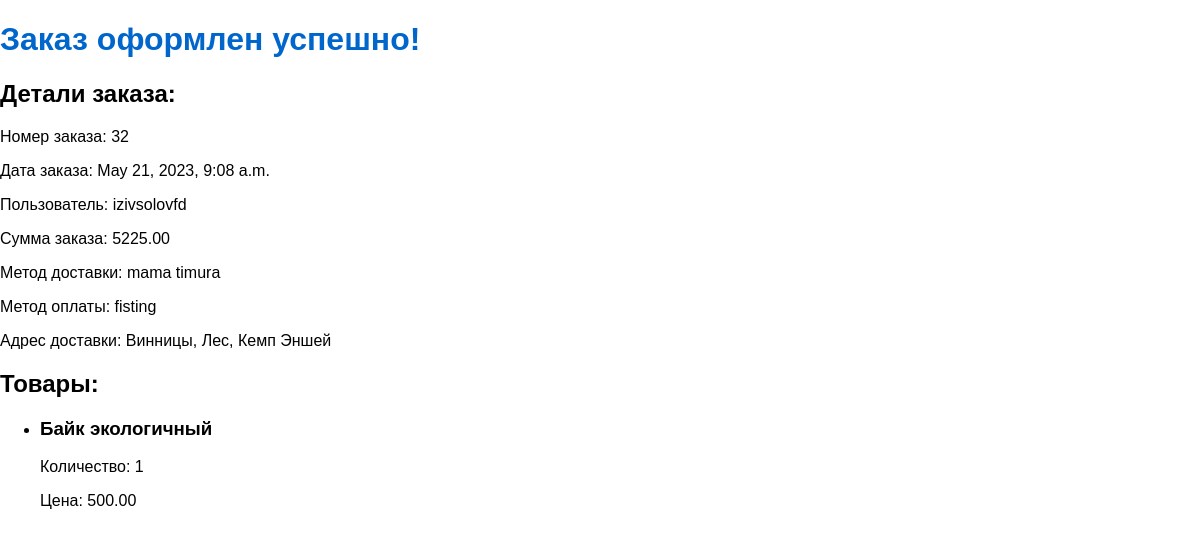
/myapp/order_detail/32/, run on the app's committed database.
### myapp/models.py (models this page shows, shortened)
class Order(models.Model):
    user = models.ForeignKey(User, on_delete=models.CASCADE)
    total_price = models.DecimalField(max_digits=10, decimal_places=2)
    order_date = models.DateTimeField(auto_now_add=True)

class User(AbstractUser):
    username = models.CharField(max_length=30, unique=30)
    lastname = models.CharField(max_length=50)
    firstname = models.CharField(max_length=50)
    email = models.EmailField(unique=True)
    password = models.CharField(max_length=128)
    phone = models.CharField(max_length=20)
    address = models.CharField(max_length=100)
    image = models.ImageField(upload_to='profile_images/', null=True)
    class Meta:
        db_table = 'myapp_user'

class OrderDelivery(models.Model):
    order = models.OneToOneField(Order, on_delete=models.CASCADE)
    shipping_method = models.ForeignKey(ShippingMethod, on_delete=models.CASCADE)
    payment_method = models.ForeignKey(PaymentMethod, on_delete=models.CASCADE)
    address = models.CharField(max_length=100)

class ShippingMethod(models.Model):
    name = models.CharField(max_length=100)
    cost = models.DecimalField(max_digits=10, decimal_places=2)

class PaymentMethod(models.Model):
    name = models.CharField(max_length=100)

class OrderItem(models.Model):
    order = models.ForeignKey(Order, on_delete=models.CASCADE, null=True)
    product = models.ForeignKey(Product, on_delete=models.CASCADE, null=True)
    quantity = models.PositiveIntegerField()
    price = models.DecimalField(max_digits=10, decimal_places=2)

class Product(models.Model):
    name = models.CharField(max_length=100)
    category = models.CharField(max_length=100)
    description = models.TextField()
    price = models.DecimalField(max_digits=10, decimal_places=2)
    imageurl = models.URLField()

### myapp/views.py (the view)
# urls.py: path('order_detail/<int:order_id>/', order_detail, name='order_detail'),
def order_detail(request, order_id):
    order = get_object_or_404(Order, id=order_id)
    order_delivery = OrderDelivery.objects.get(order=order)
    context = {
        'order': order,
        'order_delivery': order_delivery,
    }
    return render(request, 'order_detail.html', context)

### myapp/templates/order_detail.html (shortened to what this page needs)
<!DOCTYPE html>
<html>
<head>
     {% load static %}
    <link rel="stylesheet" type="text/css" href="{% static 'myapp/css/home.css' %}">
</head>
<body>
    <h1>Заказ оформлен успешно!</h1>
  <h2>Детали заказа:</h2>
<p>Номер заказа: {{ order.id }}</p>
<p>Дата заказа: {{ order.order_date }}</p>
<p>Пользователь: {{ order.user.username }}</p>
<p>Сумма заказа: {{ order.total_price }}</p>
<p>Метод доставки: {{ order_delivery.shipping_method.name }}</p>
<p>Метод оплаты: {{ order_delivery.payment_method.name }}</p>
<p>Адрес доставки: {{ order_delivery.address }}</p>
    <h2>Товары:</h2>
    <ul>
        {% for order_item in order.orderitem_set.all %}
            <li>
                <h3>{{ order_item.product.name }}</h3>
                <p>Количество: {{ order_item.quantity }}</p>
                <p>Цена: {{ order_item.price }}</p>
            </li>
        {% endfor %}
    </ul>
</body>
</html>

### myapp/static/myapp/css/home.css (style rules this page uses)
body { font-family: Arial, sans-serif; margin: 0; padding: 0; }
h1 { color: #0066cc; }

### data on the page
Order: id "32", order_date "May 21, 2023, 9:08 a.m.", user.username "izivsolovfd", total_price "5225.00"
OrderDelivery: shipping_method.name "mama timura", payment_method.name "fisting", address "Винницы, Лес, Кемп Эншей"
OrderItem: product.name "Байк экологичный", quantity "1", price "500.00"
